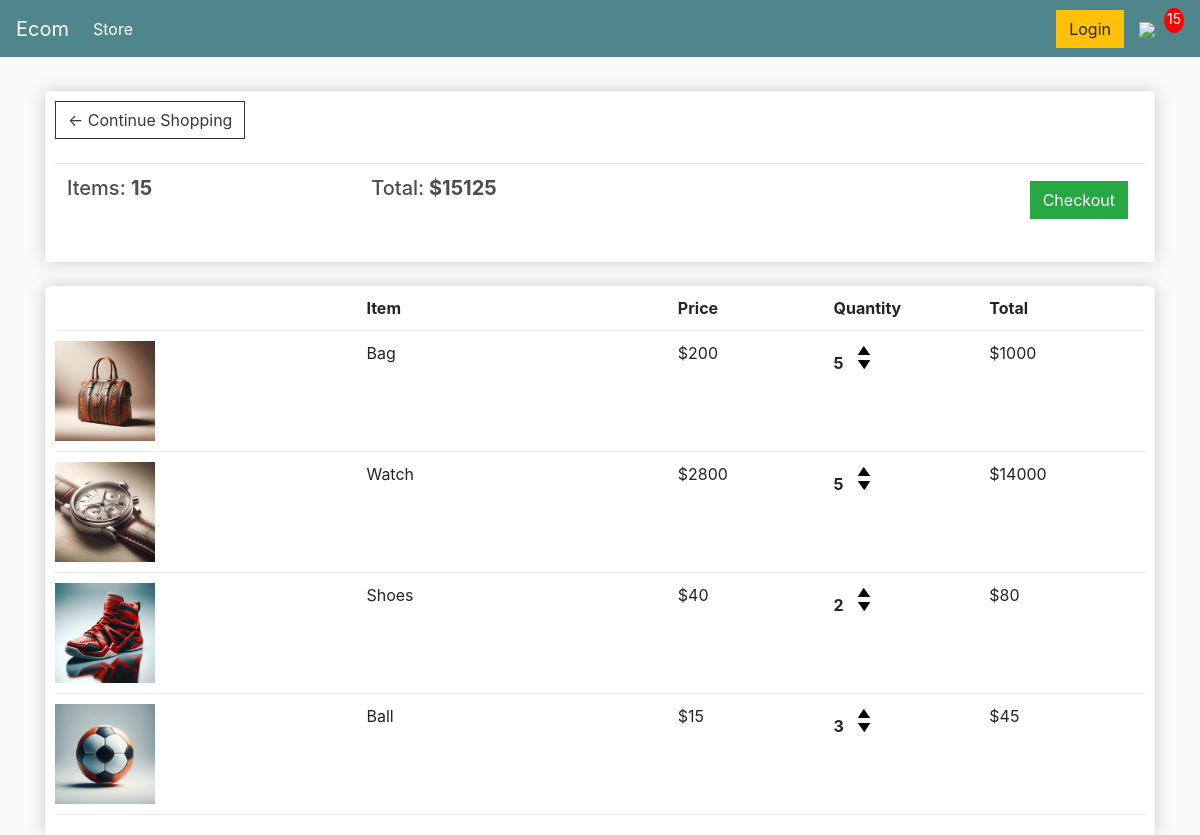
The page /cart/ (signed in) on the database as committed earlier.
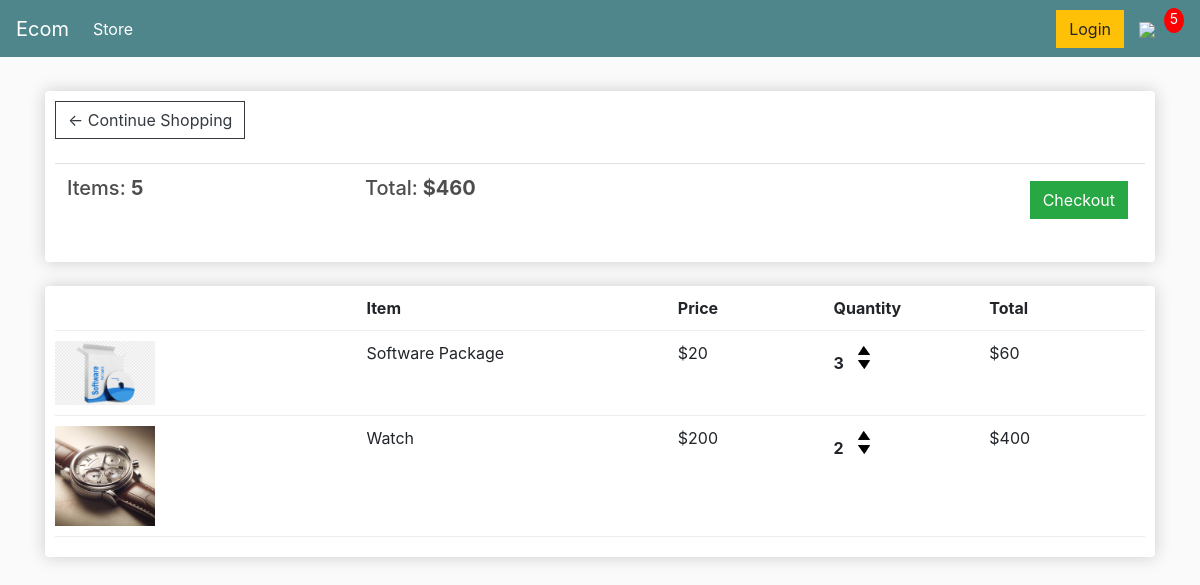
The same page on the database as committed later.
### store/models.py (models this page shows, shortened)
class Order(models.Model):
    customer = models.ForeignKey(Customer, on_delete=models.SET_NULL, null=True)
    date_order = models.DateTimeField(auto_now_add=True)
    complete = models.BooleanField()
    transition_id = models.CharField(max_length=50)
    def __str__(self):
        return str(self.customer)
    @property
    def get_cart_total(self):
        orderitems=self.orderitems_set.all()
        '''
        total=0
        for i in orderitems:
            total+=i.get_total
        return total
'''
        total=sum([i.get_total for i in orderitems])
        return total
    @property
    def get_cart_quantity(self):
        orderitems=self.orderitems_set.all()
        total = sum([items.quantity for items in orderitems])
        return total

class OrderItems(models.Model):
    product = models.ForeignKey(Product, on_delete=models.SET_NULL, null=True, blank=True)
    order = models.ForeignKey(Order, on_delete=models.SET_NULL, null=True, blank=True)
    quantity = models.IntegerField(default=0, blank=True ,null=True)
    date_added = models.DateTimeField(auto_now_add=True)
    def __str__(self):
        return str(self.product)
    @property
    def get_total(self):
        total=self.product.price * self.quantity
        return total

class Product(models.Model):
    name = models.CharField(max_length=50)
    price = models.IntegerField()
    image = models.ImageField(upload_to='product-image', null=True, blank=True)
    digital = models.BooleanField(default=False , null=True , blank=False)
    def __str__(self):
        return self.name

### store/views.py (the view)
# urls.py: path('cart/', cart, name='cart'),
def cart(request):
    user = request.user.customer
    order, _ = Order.objects.get_or_create(customer=user, complete=False)
    items = order.orderitems_set.all()
    cart_item = order.get_cart_quantity
    print("user", user)
    print("order", order)
    print("items", items)
    context = {'items': items, 'order': order , 'cart_item':cart_item}
    return render(request, 'store/cart.html', context)

### store/models.py (called while the page is built)
    def __str__(self):
        return self.name

### store/templates/store/cart.html
{% extends 'store/main.html' %}
{% load static %}
{% block content %}
    <div class="row">
        <div class="col-lg-12">
            <div class="box-element">
                <a  class="btn btn-outline-dark" href="{% url 'store' %}">&#x2190; Continue Shopping</a>
                <br>
                <br>
                <table class="table">
                    <tr>
                        <th><h5>Items: <strong>{{order.get_cart_quantity}}</strong></h5></th>
                        <th><h5>Total:<strong> ${{order.get_cart_total}}</strong></h5></th>
                        <th>
                            <a  style="float:right; margin:5px;" class="btn btn-success" href="{% url 'checkout' %}">Checkout</a>
                        </th>
                    </tr>
                </table>
            </div>
            <br>
            <div class="box-element">
                <div class="cart-row">
                    <div style="flex:2"></div>
                    <div style="flex:2"><strong>Item</strong></div>
                    <div style="flex:1"><strong>Price</strong></div>
                    <div style="flex:1"><strong>Quantity</strong></div>
                    <div style="flex:1"><strong>Total</strong></div>
</div>
                    {% for items in items %}
                <div class="cart-row">
                    <div style="flex:2"><img class="row-image" src="/images/{{items.product.image}}"></div>
                    <div style="flex:2"><p>{{items.product.name}}</p></div>
                    <div style="flex:1"><p>${{items.product.price}}</p></div>
                    <div style="flex:1">
                        <p class="quantity">{{items.quantity}}</p>
                        <div class="quantity">
                            <a href="{% url 'click' items.id %}">
                            <img class="chg-quantity" src="{% static  'images/arrow-up.png' %}"></a>
                            <a href="{% url 'unclick' items.id %}">
                            <img class="chg-quantity" src="{% static  'images/arrow-down.png' %}"></a>
                        </div>
                    </div>
                    <div style="flex:1"><p>${{items.get_total}}</p></div>
                </div>
{% endfor %}
            </div></div>
        </div>
    </div>
{% endblock content %}

Rows that differ between the two databases and show on the page:
removed Order: get_cart_quantity "15", get_cart_total "15125"
removed OrderItems: product.image (picture), product.name "Bag", product.price "200", quantity "5", get_total "1000"
removed OrderItems: product.image (picture), product.name "Shoes", product.price "40", quantity "2", get_total "80"
removed OrderItems: product.image (picture), product.name "Ball", product.price "15", quantity "3", get_total "45"
added Order: get_cart_quantity "5", get_cart_total "460"
added OrderItems: product.image (picture), product.name "Software Package", product.price "20", quantity "3", get_total "60"
changed OrderItems "Watch": product.price "2800" → "200"; quantity "5" → "2"; get_total "14000" → "400"
Other text that changed with them:
{{ cart_item }}: "15" → "5"
